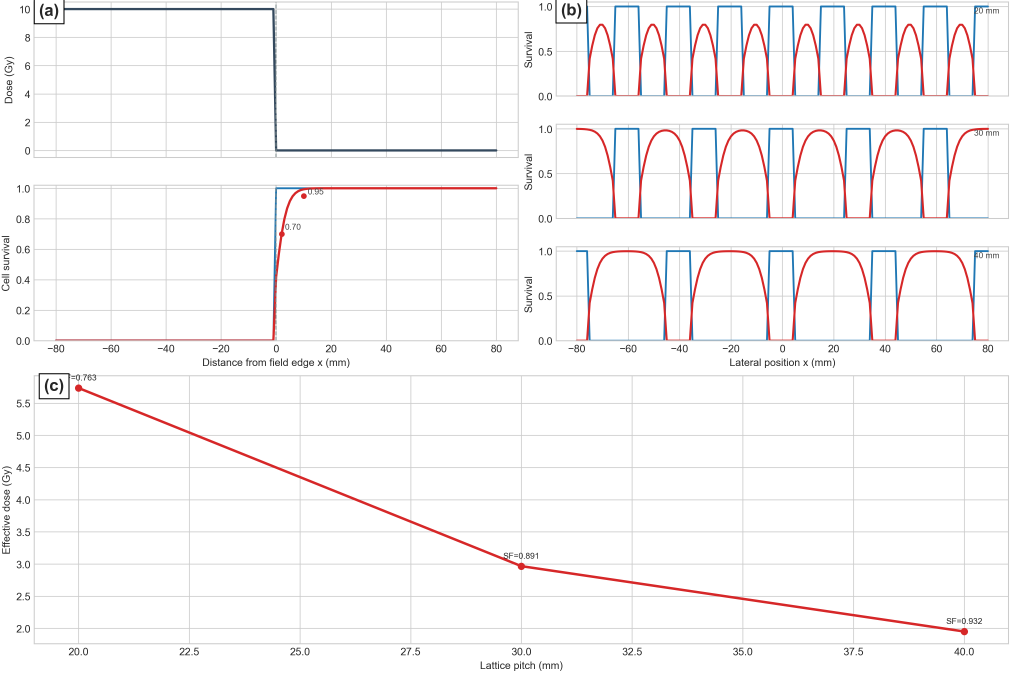
#> input picture figures/PMB_SFRT_publishable_source_clean/figures/fig02_calibration_transfer.png, 4042 x 2692 px, found by its file name (shown at 1/4 size)
$ python render_pmb_overleaf_publishable_figures.py
#> lines starting #> are read from the running program, lines starting #| are printed output that depends on the picture
#!/usr/bin/env python3
from __future__ import annotations

import argparse
import textwrap
from pathlib import Path

import matplotlib

matplotlib.use("Agg")
import matplotlib.pyplot as plt
from matplotlib.backends.backend_pdf import PdfPages
from matplotlib import font_manager
from matplotlib.patches import FancyArrowPatch, FancyBboxPatch, Rectangle
import numpy as np
import pandas as pd
from PIL import Image, ImageDraw, ImageFont


ROOT = Path("PROJECT_ROOT")
DESKTOP_ROOT = Path("/Users/kw/Desktop/PMB_SFRT_figures_for_overleaf")
SRC_DIR = DESKTOP_ROOT / "figures"

plt.style.use("seaborn-v0_8-whitegrid")


def parse_args() -> argparse.Namespace:
    parser = argparse.ArgumentParser(description=__doc__)
    parser.add_argument(
        "--out-root",
        type=Path,
        default=DESKTOP_ROOT / "publishable_regenerated",
    )
    parser.add_argument("--dpi", type=int, default=300)
    return parser.parse_args()


def pil_font(size: int, bold: bool = False) -> ImageFont.FreeTypeFont:
    family = "DejaVu Sans"
    if bold:
        family = "DejaVu Sans Bold"
    path = font_manager.findfont(family)
    return ImageFont.truetype(path, size=size)


def wrap(text: str, width: int) -> str:
    return "\n".join(textwrap.wrap(str(text), width=width))


# [24 lines left out: function add_panel_box, not called in this run]


def mask(draw: ImageDraw.ImageDraw, rect: tuple[int, int, int, int]) -> None:
    draw.rectangle(rect, fill="white")


def draw_line_legend(
    draw: ImageDraw.ImageDraw,
    origin: tuple[int, int],
    entries: list[tuple[str, str, str]],
    *,
    font: ImageFont.FreeTypeFont,
    box_pad: int = 18,
    row_gap: int = 16,
    line_len: int = 68,
) -> None:
    x0, y0 = origin
    text_width = max(draw.textbbox((0, 0), label, font=font)[2] for label, _, _ in entries)
    box_w = box_pad * 2 + line_len + 16 + text_width
    row_h = max(draw.textbbox((0, 0), label, font=font)[3] for label, _, _ in entries)
    box_h = box_pad * 2 + len(entries) * row_h + (len(entries) - 1) * row_gap
    draw.rounded_rectangle(
        (x0, y0, x0 + box_w, y0 + box_h),
        radius=14,
        fill="white",
        outline="#cfcfcf",
    )
    y = y0 + box_pad + row_h // 2
    for label, color, style in entries:
        if style == "dashed":
            for x in range(x0 + box_pad, x0 + box_pad + line_len, 14):
                draw.line((x, y, min(x + 8, x0 + box_pad + line_len), y), fill=color, width=4)
        else:
            draw.line((x0 + box_pad, y, x0 + box_pad + line_len, y), fill=color, width=4)
        draw.text((x0 + box_pad + line_len + 16, y - row_h // 2), label, fill="black", font=font)
        y += row_h + row_gap


def draw_panel_label_pil(
    draw: ImageDraw.ImageDraw,
    label: str,
    xy: tuple[int, int],
    *,
    font: ImageFont.FreeTypeFont,
) -> None:
    x, y = xy
    bbox = draw.textbbox((0, 0), label, font=font)
    w = bbox[2] - bbox[0]
    h = bbox[3] - bbox[1]
    pad_x = 18
    pad_y = 10
    draw.rectangle((x, y, x + w + 2 * pad_x, y + h + 2 * pad_y), fill="white", outline="black", width=2)
    draw.text((x + pad_x, y + pad_y - 2), label, fill="black", font=font)


def save_image(fig: plt.Figure, path: Path, *, dpi: int) -> None:
    path.parent.mkdir(parents=True, exist_ok=True)
    fig.savefig(path, dpi=dpi, bbox_inches="tight", facecolor="white")
    plt.close(fig)


def build_workflow(dst: Path, *, dpi: int) -> None:
#> called with dpi = 300
    fig, ax = plt.subplots(figsize=(14, 8))
    ax.set_xlim(0, 1)
    ax.set_ylim(0, 1)
    ax.axis("off")

    boxes = {
        "geometry": (0.06, 0.70, 0.21, 0.13, "Synthetic anatomy and\nlattice geometry"),
        "transport": (0.37, 0.70, 0.23, 0.13, "Monte Carlo photon transport\nand physical dose $D(x)$"),
        "source": (0.70, 0.70, 0.23, 0.13, "Dose-driven source terms\nROS-like and cytokine-like"),
        "cal": (0.06, 0.40, 0.21, 0.13, "One-dimensional calibration\nwith locked parameters"),
        "bio": (0.37, 0.40, 0.23, 0.13, "Reaction-diffusion transport\nand temporal hazard"),
        "sink": (0.70, 0.40, 0.23, 0.13, "Anatomy-aware vascular uptake\nand falsification"),
        "reinterpret": (0.23, 0.11, 0.23, 0.13, "Survival and effective-dose\nreinterpretation"),
        "endpoints": (0.57, 0.11, 0.24, 0.13, "Endpoint extraction:\nPVDR, spill, OAR burden,\nassay-like readouts"),
    }

    for x, y, w, h, text in boxes.values():
        ax.add_patch(
            FancyBboxPatch(
                (x, y),
                w,
                h,
                boxstyle="round,pad=0.012,rounding_size=0.02",
                linewidth=1.6,
                edgecolor="black",
                facecolor="#f6f6f6",
            )
        )
        ax.text(x + w / 2.0, y + h / 2.0, text, ha="center", va="center", fontsize=14)

    arrows = [
        ((0.27, 0.765), (0.37, 0.765)),
        ((0.60, 0.765), (0.70, 0.765)),
        ((0.165, 0.70), (0.165, 0.53)),
        ((0.485, 0.70), (0.485, 0.53)),
        ((0.815, 0.70), (0.815, 0.53)),
        ((0.27, 0.465), (0.37, 0.465)),
        ((0.60, 0.465), (0.70, 0.465)),
        ((0.48, 0.40), (0.34, 0.24)),
        ((0.81, 0.40), (0.69, 0.24)),
        ((0.46, 0.175), (0.57, 0.175)),
    ]
    for start, end in arrows:
        ax.add_patch(
            FancyArrowPatch(
                start,
                end,
                arrowstyle="Simple,head_length=12,head_width=12,tail_width=1.2",
                mutation_scale=1.0,
                color="black",
            )
        )

    save_image(fig, dst, dpi=dpi)
#> in save_image, `fig.savefig(path, dpi=dpi, bbox_inches="tight", facecolor="white")`:
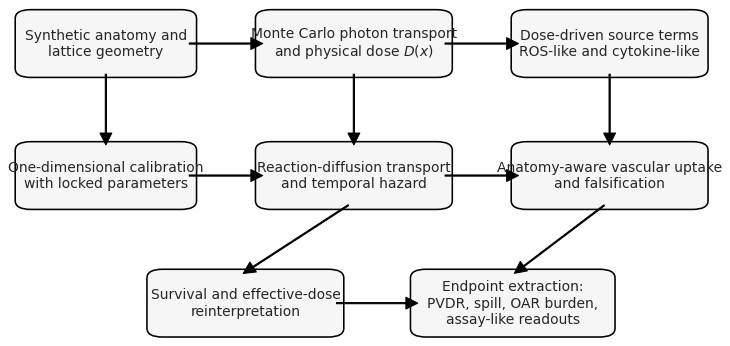
#> figure drawn by matplotlib, 1 panel


# [40 lines left out: function clean_calibration_transfer, not called in this run]


def build_calibration_transfer(dst: Path) -> None:
    src = Image.open(SRC_DIR / "fig02_calibration_transfer.png").convert("RGB")
    font = pil_font(24)
    panel_font = pil_font(34, bold=True)

    panel_a = src.crop((60, 120, 1770, 1680))
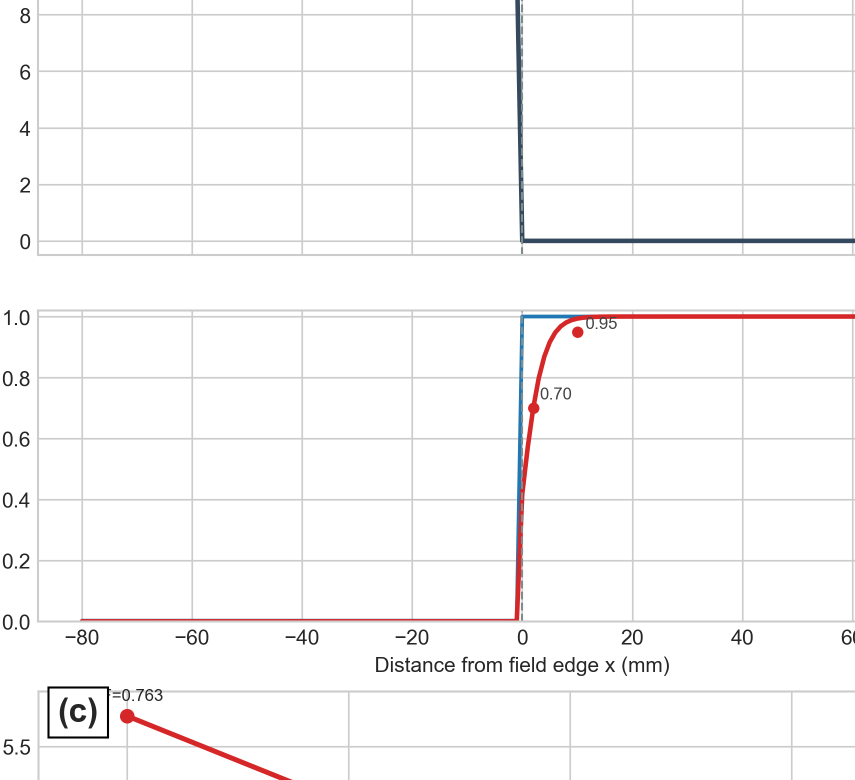
#> panel_a: PIL image 1710x1560 RGB (shown at 1/2 size); mean R, G, B 249.8, 248.8, 249
    draw_a = ImageDraw.Draw(panel_a)
    mask(draw_a, (0, 0, 120, 70))
    mask(draw_a, (1180, 930, 1710, 1095))
    draw_line_legend(
        draw_a,
        (1195, 940),
        [
            ("Standard LQ", "#1f77b4", "solid"),
            ("Locked calibration", "#d62728", "solid"),
            ("Field edge", "#7f7f7f", "dashed"),
        ],
        font=font,
    )

    panel_b = src.crop((1940, 120, 3560, 1680))
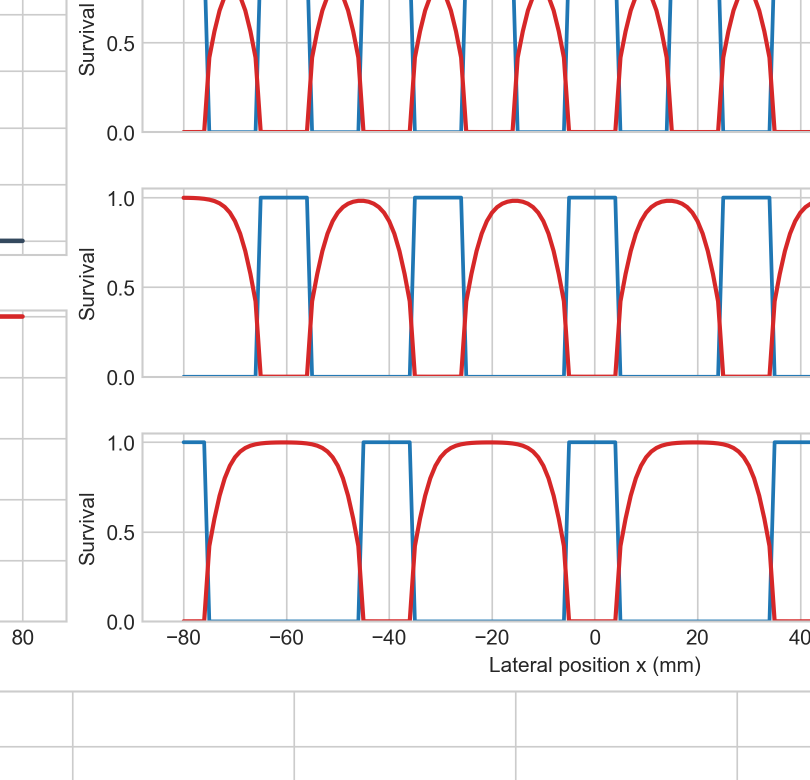
#> panel_b: PIL image 1620x1560 RGB (shown at 1/2 size); mean R, G, B 245.5, 242, 243.4
    draw_b = ImageDraw.Draw(panel_b)
    mask(draw_b, (0, 0, 120, 70))
    mask(draw_b, (60, 420, 760, 600))
    draw_line_legend(
        draw_b,
        (75, 435),
        [
            ("Standard LQ", "#1f77b4", "solid"),
            ("Locked calibration", "#d62728", "solid"),
            ("Dose / max", "#7f7f7f", "dashed"),
        ],
        font=font,
    )

    panel_c = src.crop((60, 1840, 1770, 2820))
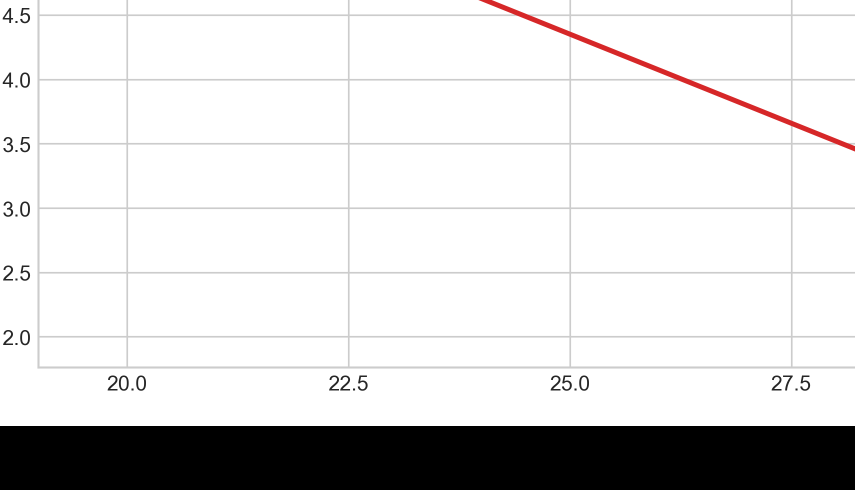
#> panel_c: PIL image 1710x980 RGB (shown at 1/2 size); mean R, G, B 219.2, 218.3, 218.3
    draw_c = ImageDraw.Draw(panel_c)
    mask(draw_c, (0, 0, 120, 70))
    mask(draw_c, (0, 0, 900, 58))

    canvas = Image.new("RGB", (3560, 2700), "white")
#> canvas: PIL image 3560x2700 RGB; every value is 255
    canvas.paste(panel_a, (0, 0))
    canvas.paste(panel_b, (1860, 0))
    canvas.paste(panel_c, (0, 1700))
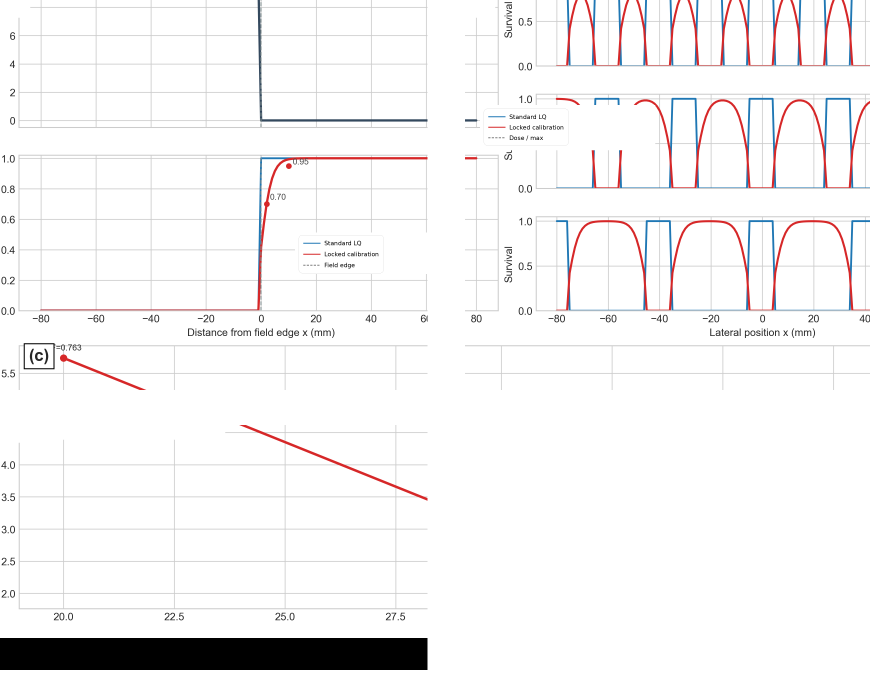
#> canvas: PIL image 3560x2700 RGB (shown at 1/4 size); mean R, G, B 244.8, 243.5, 243.9
    draw = ImageDraw.Draw(canvas)
    draw_panel_label_pil(draw, "(a)", (20, 20), font=panel_font)
    draw_panel_label_pil(draw, "(b)", (1820, 20), font=panel_font)
    draw_panel_label_pil(draw, "(c)", (20, 1680), font=panel_font)
    canvas.save(dst)


def build_synthetic_cohort(dst: Path, *, dpi: int) -> None:
#> called with dpi = 300
    img = Image.open(SRC_DIR / "fig03_synthetic_cohort.png").convert("RGB")
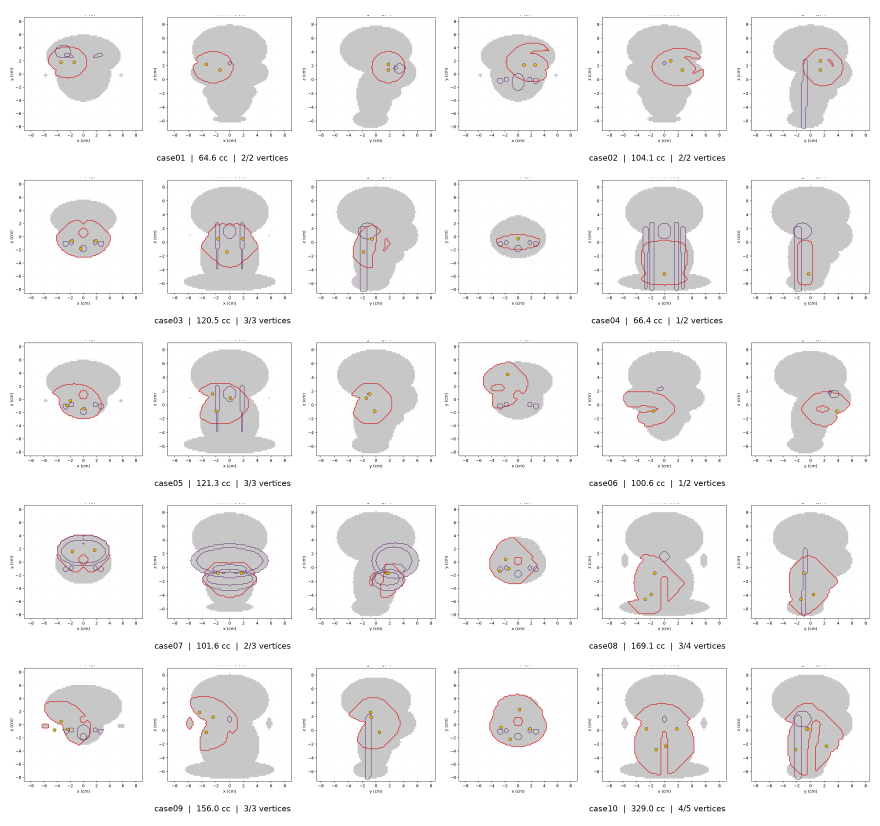
#> input picture figures/PMB_SFRT_publishable_source_clean/figures/fig03_synthetic_cohort.png, 2640 x 2478 px, found by its file name (shown at 1/3 size)
#> img is the input picture: PIL image 2640x2478 RGB; mean R, G, B 240.1, 239.1, 239.2
    draw = ImageDraw.Draw(img)
    for rect in [
        (255, 14, 2165, 108),
        (785, 1350, 2035, 1445),
    ]:
        mask(draw, rect)
    img.save(dst)
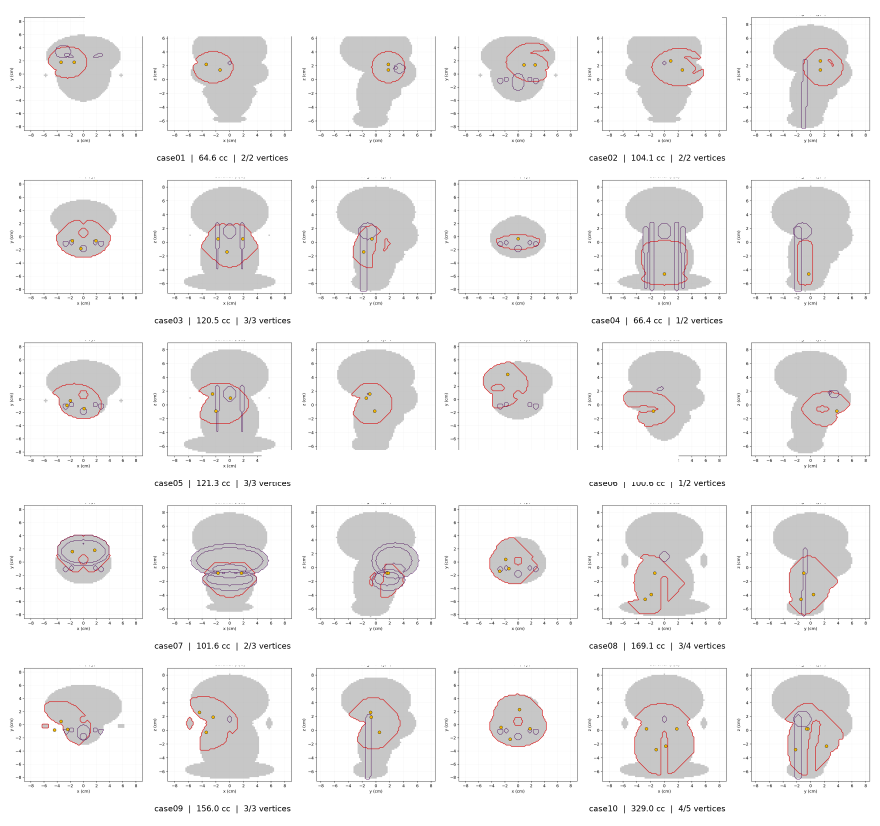
#> saved as fig03_synthetic_cohort.png: PIL image 2640x2478 RGB (shown at 1/3 size); mean R, G, B 240.4, 239.4, 239.5


def clean_cohort_reinterpretation(src: Path, dst: Path) -> None:
#> (the run stopped early here; a loop or call above may not have finished)
